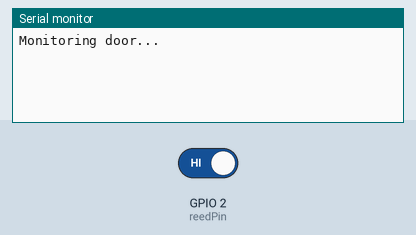
A sketch run on a simulated ESP32. Shown: the last lines printed to the serial monitor. Inputs (shaded band) come from the test bench; at power-on: GPIO 2 (reedPin) HIGH.

Above: at 1.2 s.
1.3 s: GPIO 2 (reedPin) driven LOW
At 1.9 s:
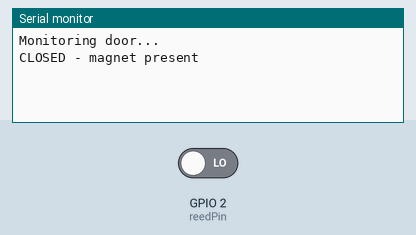
2.8 s: GPIO 2 (reedPin) driven HIGH
At 4.3 s:
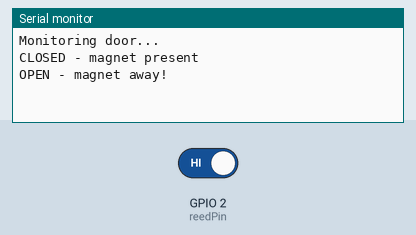

The sketch:

example.ino
```cpp
// Reads a normally open reed switch on digital pin 2 with the internal pull-up, debounces contact bounce, and prints OPEN/CLOSED events to the Serial console.
//
// Buy this module: https://shillehtek.com/products/reed-switch-magnetic-sensor-normally-open-arduino-esp32
// Full manual: https://shillehtek.com/blogs/shillehtek-product-manuals/reed-switch-magnetic-sensor-normally-open-arduino-esp32-manual
// More examples: https://github.com/shillehbean/shillehtek-examples
//

// Reed Switch Door Monitor - Arduino Example
// Lead 1 -> D2, Lead 2 -> GND (either way around)

const int reedPin = 2;
int lastState = HIGH;

void setup() {
  Serial.begin(9600);
  pinMode(reedPin, INPUT_PULLUP);   // HIGH = open, LOW = magnet present
  Serial.println("Monitoring door...");
}

void loop() {
  int state = digitalRead(reedPin);

  if (state != lastState) {
    delay(30);                      // debounce contact bounce
    state = digitalRead(reedPin);
    if (state != lastState) {
      if (state == LOW) {
        Serial.println("CLOSED - magnet present");
      } else {
        Serial.println("OPEN - magnet away!");
        // trigger your alarm/notification here
      }
      lastState = state;
    }
  }
  delay(10);
}
```

Measured:
- after the input at 1.3 s, the serial monitor: prints a new line at once (image 1)
- after the input at 2.8 s, the serial monitor: prints a new line at once (image 2)
